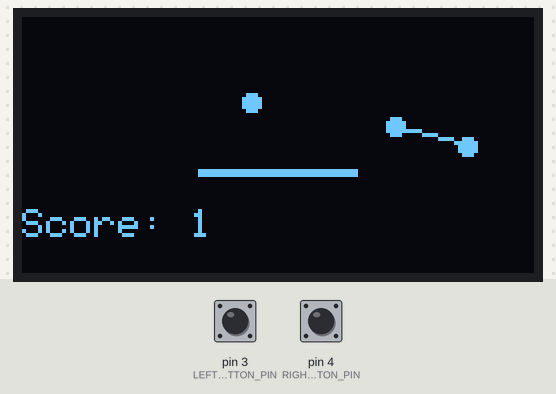
Bench run of a sketch on a simulated Arduino Uno, built with avr-gcc and run on an emulated ATmega328P. Shown: 128×64 one-colour display. Inputs (shaded band) come from the test bench; at power-on: pin 4 (RIGHT_BUTTON_PIN) HIGH, pin 3 (LEFT_BUTTON_PIN) HIGH. Random numbers use the default seed unless the sketch sets one.

Above: at 1.2 s.
1.3 s: pin 4 (RIGHT_BUTTON_PIN) pulled LOW for 1 s
At 2.38 s:
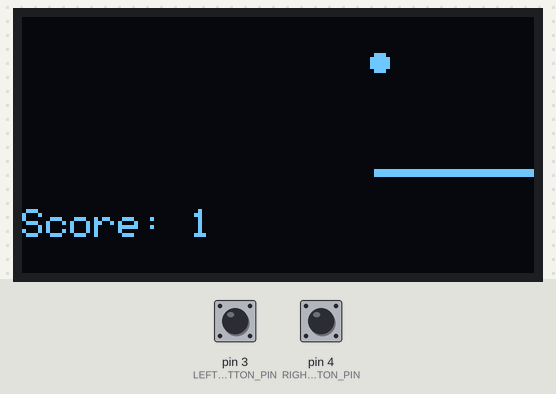
4.0 s: pin 3 (LEFT_BUTTON_PIN) pulled LOW for 0.15 s
At 4.26 s:
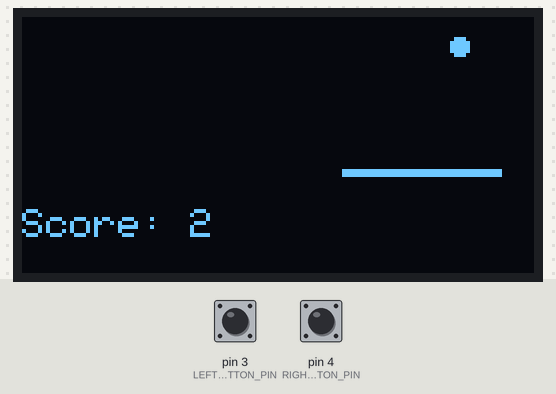
7.1 s: pin 3 (LEFT_BUTTON_PIN) pulled LOW for 1 s
At 7.74 s:
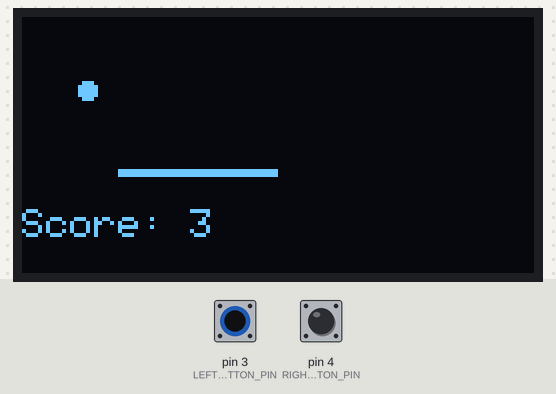
11.1 s: pin 4 (RIGHT_BUTTON_PIN) pulled LOW for 0.15 s
At 12.2 s:
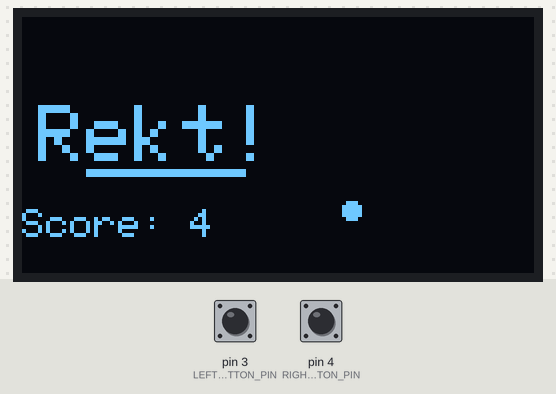
Timing chart, 0 to 13.7 s (numbered marks = the images above; inputs shaded):
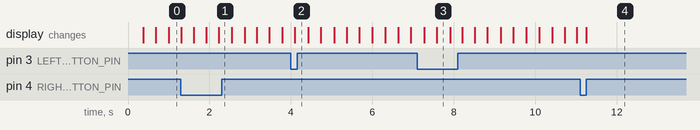

The sketch:

pongx4.ino
```cpp
#include <Wire.h>
#include <Adafruit_GFX.h>
#include <Adafruit_SSD1306.h>

#define SCREEN_WIDTH 128
#define SCREEN_HEIGHT 64

#define BALL_SIZE 4 // Diameter of the ball
#define BOUNCE_FACTOR -1 // Factor of velocity lost after bouncing
#define BALL_SPEED_X 1 // Horizontal speed of the ball
#define BALL_SPEED_Y 1 // Vertical speed of the ball
#define NUM_BALLS 4 // Number of balls
#define COLLISION_DISTANCE 0.1 // Distance threshold for collision detection
#define MIN_JOIN_DISTANCE 17.5 // Minimum distance threshold for joining balls
#define SPEED_INCREASE_FACTOR 1.005 // Factor to increase ball speed when a line is drawn

// Define container dimensions
#define CONTAINER_WIDTH SCREEN_WIDTH
#define CONTAINER_HEIGHT 48 // Adjusted to leave space for scoreboard

// Define push button pins for player movement
#define LEFT_BUTTON_PIN 3
#define RIGHT_BUTTON_PIN 4

#define OLED_RESET -1
Adafruit_SSD1306 display(SCREEN_WIDTH, SCREEN_HEIGHT, &Wire, OLED_RESET);

// Structure to represent a ball
struct Ball {
  float x;
  float y;
  float velocityX;
  float velocityY;
  bool visible; // Track if ball is still visible
};

Ball balls[NUM_BALLS]; // Array to store ball instances

bool simulationPaused = false; // Flag to track simulation state
int score = 0; // Player's score
bool gameOver = false; // Flag to track game over state

// Player attributes
#define PLAYER_WIDTH 40
#define PLAYER_HEIGHT 2
#define PLAYER_SPEED 4
struct Player {
  float x;
  float y;
};

Player player;

void setup() {
  // Initialize display
  if (!display.begin(SSD1306_SWITCHCAPVCC, 0x3C)) {
    Serial.println(F("SSD1306 allocation failed"));
    for (;;);
  }

  // Clear the buffer
  display.clearDisplay();

  // Initialize ball positions and velocities
  for (int i = 0; i < NUM_BALLS; i++) {
    balls[i].x = random(SCREEN_WIDTH - BALL_SIZE);
    balls[i].y = random(CONTAINER_HEIGHT - BALL_SIZE);
    balls[i].velocityX = BALL_SPEED_X;
    balls[i].velocityY = BALL_SPEED_Y;
    balls[i].visible = true; // Set all balls to be initially visible
  }

  // Initialize player position
  player.x = SCREEN_WIDTH / 2 - PLAYER_WIDTH / 2;
  player.y = CONTAINER_HEIGHT - 10; // Position the player near the bottom of the screen within the boundary

  // Set button pins as input
  pinMode(LEFT_BUTTON_PIN, INPUT_PULLUP);
  pinMode(RIGHT_BUTTON_PIN, INPUT_PULLUP);
}

void loop() {
  // Check if the left button is pressed and move player left
  if (digitalRead(LEFT_BUTTON_PIN) == LOW) {
    player.x -= PLAYER_SPEED;
    // Ensure player stays within the boundary
    if (player.x < 0) {
      player.x = 0;
    }
  }

  // Check if the right button is pressed and move player right
  if (digitalRead(RIGHT_BUTTON_PIN) == LOW) {
    player.x += PLAYER_SPEED;
    // Ensure player stays within the boundary
    if (player.x + PLAYER_WIDTH > SCREEN_WIDTH) {
      player.x = SCREEN_WIDTH - PLAYER_WIDTH;
    }
  }

  if (!simulationPaused && !gameOver) {
    // Clear the buffer
    display.clearDisplay();

    // Draw the player
    display.fillRect(player.x, player.y, PLAYER_WIDTH, PLAYER_HEIGHT, WHITE);

    // Update ball positions
    bool anyBallVisible = false; // Track if any ball is still visible
    for (int i = 0; i < NUM_BALLS; i++) {
      if (balls[i].visible) {
        balls[i].x += balls[i].velocityX;
        balls[i].y += balls[i].velocityY;

        // Check for collisions with player
        if (balls[i].x + BALL_SIZE >= player.x && balls[i].x <= player.x + PLAYER_WIDTH &&
            balls[i].y + BALL_SIZE >= player.y && balls[i].y <= player.y + PLAYER_HEIGHT) {
          // Collision with player, bounce the ball and increase score
          balls[i].velocityY *= BOUNCE_FACTOR;
          score++;
        }

        // Check for collisions with boundaries
        if (balls[i].x >= CONTAINER_WIDTH - BALL_SIZE || balls[i].x <= 0) {
          balls[i].velocityX *= BOUNCE_FACTOR; // Reverse velocity to simulate reflection
        }
        if (balls[i].y <= 0) {
          balls[i].velocityY *= BOUNCE_FACTOR; // Reverse velocity to simulate reflection
        }

        // Draw the ball
        display.fillCircle(balls[i].x, balls[i].y, BALL_SIZE / 2, WHITE);

        // Check if ball is still visible on screen
        if (balls[i].y < CONTAINER_HEIGHT) {
          anyBallVisible = true;
        } else {
          balls[i].visible = false; // Mark the ball as not visible when it goes off-screen
        }

        // Connect balls within minimum join distance with a line
        for (int j = i + 1; j < NUM_BALLS; j++) {
          float dx = balls[j].x - balls[i].x;
          float dy = balls[j].y - balls[i].y;
          float distance = sqrt(dx * dx + dy * dy);
          if (distance <= MIN_JOIN_DISTANCE && balls[j].visible && balls[i].visible) {
            // Increase ball speed
            balls[i].velocityX *= SPEED_INCREASE_FACTOR;
            balls[i].velocityY *= SPEED_INCREASE_FACTOR;
            balls[j].velocityX *= SPEED_INCREASE_FACTOR;
            balls[j].velocityY *= SPEED_INCREASE_FACTOR;
            // Draw the line connecting the balls
            display.drawLine(balls[i].x, balls[i].y, balls[j].x, balls[j].y, WHITE);
          }
        }
      }
    }

    // Display the score outside the boundary
    display.setTextSize(1);
    display.setTextColor(WHITE);
    display.setCursor(0, CONTAINER_HEIGHT);
    display.print("Score: ");
    display.println(score);

    // Check game over condition
    if (!anyBallVisible) {
      gameOver = true;
    }
    if (gameOver) {
      display.setTextSize(2);
      display.setCursor(SCREEN_WIDTH / 2 - 60, SCREEN_HEIGHT / 2 - 10);
      display.print("Rekt!");
    }

    // Display the buffer
    display.display();
  }

  // Delay to control animation speed
  delay(10);
}
```
